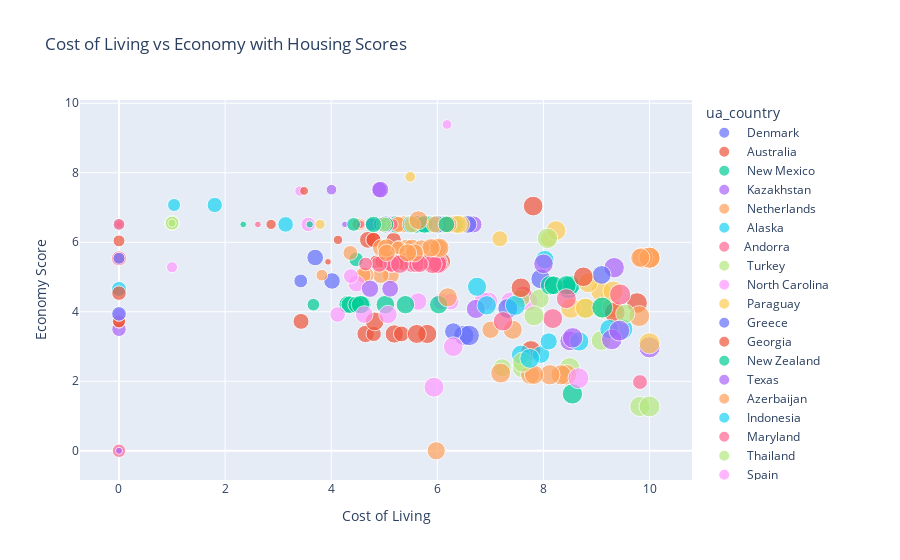

The cell this chart's notebook holds for it:
### Markdown cell above
### grafiek 3 (vakantiedagen aangeboden vs genomen)
De derde grafiek laat het aantal aangeboden vakantiedagen tegenover het aantal genomen vakantiedagen zien. Het verschil tussen aangeboden en genomen vakantiedagen kan dus een waardevolle maatstaf zijn voor het welzijn van de bevolking. Het reflecteert niet alleen de individuele keuzes van werknemers, maar ook bredere organisatorische en culturele factoren die van invloed zijn op hun welzijn. Het bevorderen van het nemen van vakantiedagen kan bijdragen aan een gezondere en gelukkigere bevolking, wat uiteindelijk zowel werknemers als werkgevers ten goede komt.

> In de meeste steden is het zo dat het aantal aangeboden vakantiedagen ook wordt genomen door de bevolking. In Helsinki is het zelfs zo dat werkenemers meer vakantiedagen nemen dan het minimum aangeboden aantal. Dit duidt erop dat een cultuur die vakantiedagen aanmoedigt, een positieve impact kan hebben op de werk-privé balans.

### Code cell
fig_bubble = px.scatter(
    ua_scores_df,
    x='cost_of_living',
    y='economy',
    size='housing',
    color='ua_country',
    hover_name='ua_name',
    title='Cost of Living vs Economy with Housing Scores',
    labels={
        'cost_of_living': 'Cost of Living',
        'economy': 'Economy Score',
        'housing': 'Housing Score'
    },
    size_max=15
)

fig_bubble.show()
